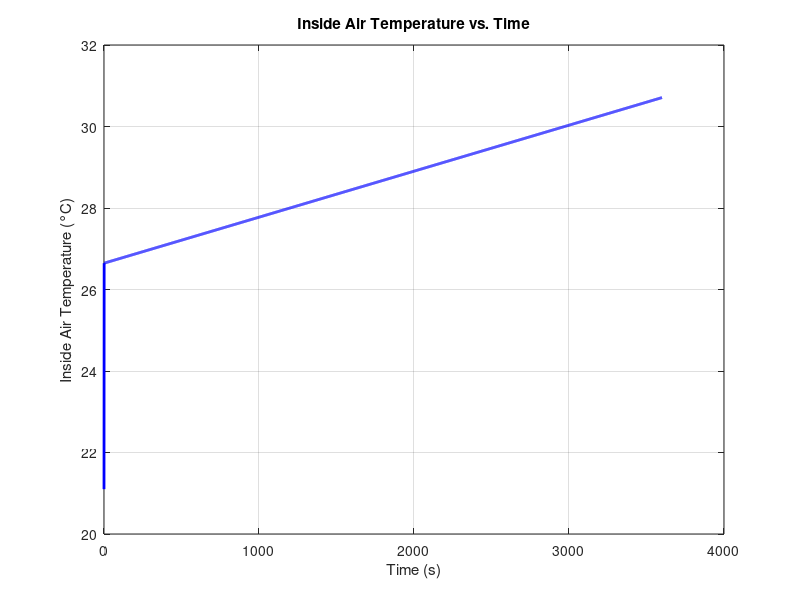

Source code (MATLAB):
clear; clear all;
% Set up problem
%air_int.T = 21.1; % Initial inside air temperature (C)
h_e_inf = 50; % Heat transfer coefficient on the exterior side (W/m^2K)
concrete.k = 2.25; % Thermal conductivity of concrete (W/m-K)
concrete.t = 0.1524;% Thickness of concrete part of wall (m)
pcm.k = 0.12; % Thermal conductivity of PCM (W/m-K)
pcm.t = 0.0254; % Thickness of PCM layer (m)
A_wall = 96.39*10; % Surface area of wall (m^2)
q_gen = 100000000; % Due to servers (W)

time_steps =3600;  % Total number of time steps
dt = 1;% Time step (s)

concrete.R = concrete.t/(A_wall*concrete.k);
pcm.R = pcm.t/(A_wall*pcm.k);
air_int.h = 20; % W/m^2-K estimated through common heat transfer coefficients
air_ext.h = 10; % W/m^2-K
air_int.R = 1/(A_wall*air_int.h);
air_ext.R = 1/(A_wall*air_ext.h);
R_wall = concrete.t/(concrete.k*A_wall);


time = 0:dt:time_steps;
T_wall_int = zeros(length(time),1);
T_air_int = zeros(length(time),1);
T_air_int(1) = 21.1;
air_ext.T = linspace(26,32,length(time));     % Outside air temperature (C)
 % External wall temperature (C). This is another assumed value to keep 

 T_wall_ext = zeros(length(time),1);
 q_conv_ext = zeros(length(time),1);
 q_conv_i = zeros(length(time),1);
 q_cond_wall = zeros(length(time),1);
%iterate
for i = 2:length(time)
    T_wall_ext(i) = 28;
     %q_gen/(4*A_wall); %Internal convective heat transfer rate
    q_conv_ext(i) = (T_wall_ext(i)-air_ext.T(i))/air_ext.R; % external convective heat transfer rate
    q_cond_wall(i) = q_conv_ext(i);
    T_wall_int(i) = -q_cond_wall(i)*R_wall+T_wall_ext(i); % Heat conduction through wall
    q_conv_i(i)= air_int.R*(T_wall_int(i)-T_air_int(i-1));

    %T_wall_int(i) = air_int.R*q_conv_i(i)+T_air_int(i);
    T_air_int(i) = T_wall_int(i)-(q_conv_i(i)*dt)*air_int.R; %This term should be making the internal temperature change
    
    %T_wall_int(i+1) = T_wall_int(i)+dt*(q_conv_i(i)-q_cond_wall(i));
end

% Plot
figure;
plot(time, T_air_int, 'b-', 'LineWidth', 2);
xlabel('Time (s)');
ylabel('Inside Air Temperature (°C)');
title('Inside Air Temperature vs. Time');
grid on;